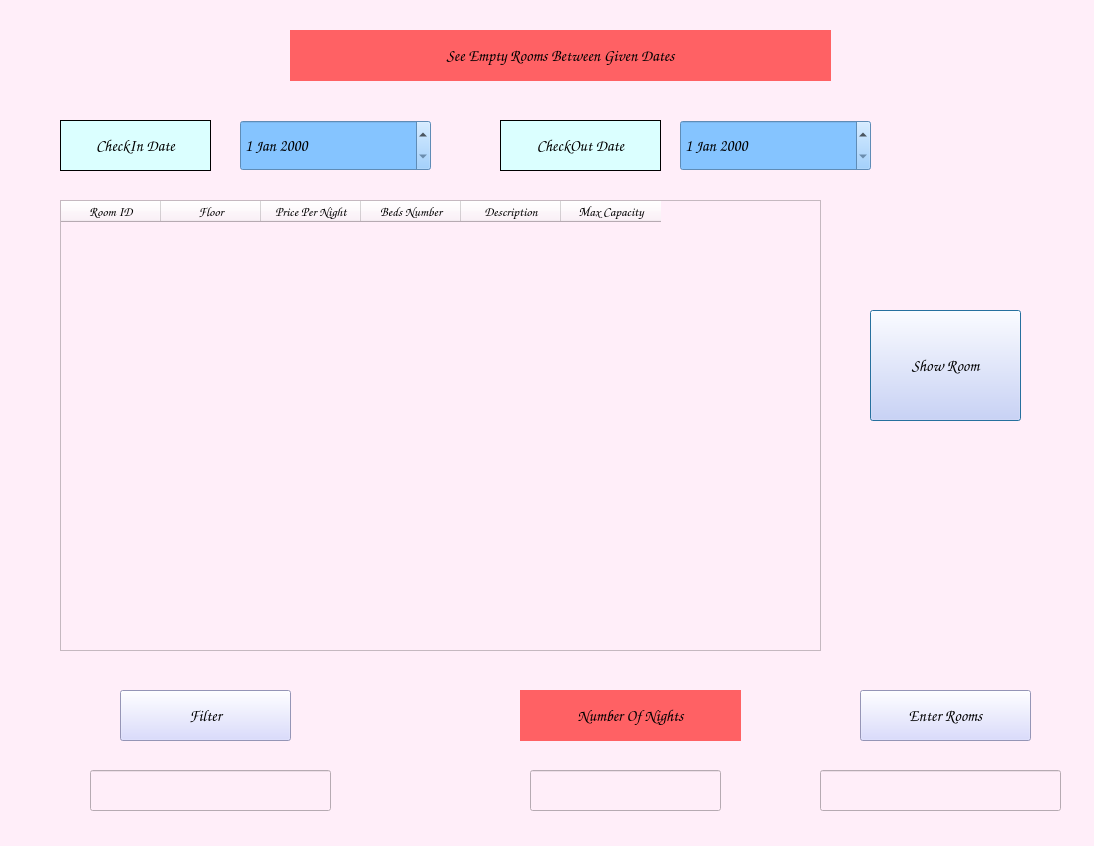
<?xml version="1.0" encoding="UTF-8"?>
<ui version="4.0">
 <class>FreeRooms</class>
 <widget class="QDialog" name="FreeRooms">
  <property name="geometry">
   <rect>
    <x>0</x>
    <y>0</y>
    <width>1094</width>
    <height>846</height>
   </rect>
  </property>
  <property name="cursor">
   <cursorShape>OpenHandCursor</cursorShape>
  </property>
  <property name="windowTitle">
   <string>Free Rooms</string>
  </property>
  <property name="styleSheet">
   <string notr="true">background-color: rgb(255, 238, 249);</string>
  </property>
  <widget class="QDateEdit" name="FreeRooms_DateEditOne">
   <property name="geometry">
    <rect>
     <x>240</x>
     <y>120</y>
     <width>191</width>
     <height>51</height>
    </rect>
   </property>
   <property name="font">
    <font>
     <family>Comic Sans MS</family>
     <pointsize>12</pointsize>
     <weight>75</weight>
     <bold>true</bold>
    </font>
   </property>
   <property name="styleSheet">
    <string notr="true">background-color: rgb(133, 196, 255);</string>
   </property>
  </widget>
  <widget class="QDateEdit" name="FreeRooms_DateEditTwo">
   <property name="geometry">
    <rect>
     <x>680</x>
     <y>120</y>
     <width>191</width>
     <height>51</height>
    </rect>
   </property>
   <property name="font">
    <font>
     <family>Comic Sans MS</family>
     <pointsize>12</pointsize>
     <weight>75</weight>
     <bold>true</bold>
    </font>
   </property>
   <property name="styleSheet">
    <string notr="true">background-color: rgb(133, 196, 255);</string>
   </property>
  </widget>
  <widget class="QLabel" name="FreeRooms_From">
   <property name="geometry">
    <rect>
     <x>60</x>
     <y>120</y>
     <width>151</width>
     <height>51</height>
    </rect>
   </property>
   <property name="font">
    <font>
     <family>Comic Sans MS</family>
     <pointsize>12</pointsize>
     <weight>75</weight>
     <bold>true</bold>
    </font>
   </property>
   <property name="cursor">
    <cursorShape>OpenHandCursor</cursorShape>
   </property>
   <property name="styleSheet">
    <string notr="true">background-color: rgb(219, 255, 255);</string>
   </property>
   <property name="frameShape">
    <enum>QFrame::Panel</enum>
   </property>
   <property name="text">
    <string>CheckIn Date</string>
   </property>
   <property name="alignment">
    <set>Qt::AlignCenter</set>
   </property>
  </widget>
  <widget class="QLabel" name="FreeRooms_To">
   <property name="geometry">
    <rect>
     <x>500</x>
     <y>120</y>
     <width>161</width>
     <height>51</height>
    </rect>
   </property>
   <property name="font">
    <font>
     <family>Comic Sans MS</family>
     <pointsize>12</pointsize>
     <weight>75</weight>
     <bold>true</bold>
    </font>
   </property>
   <property name="cursor">
    <cursorShape>OpenHandCursor</cursorShape>
   </property>
   <property name="styleSheet">
    <string notr="true">background-color: rgb(219, 255, 255);</string>
   </property>
   <property name="frameShape">
    <enum>QFrame::Panel</enum>
   </property>
   <property name="text">
    <string>CheckOut Date</string>
   </property>
   <property name="alignment">
    <set>Qt::AlignCenter</set>
   </property>
  </widget>
  <widget class="QLabel" name="SeeFreeRooms_L">
   <property name="geometry">
    <rect>
     <x>290</x>
     <y>30</y>
     <width>541</width>
     <height>51</height>
    </rect>
   </property>
   <property name="font">
    <font>
     <family>Comic Sans MS</family>
     <pointsize>12</pointsize>
     <weight>75</weight>
     <bold>true</bold>
    </font>
   </property>
   <property name="cursor">
    <cursorShape>PointingHandCursor</cursorShape>
   </property>
   <property name="styleSheet">
    <string notr="true">background-color: rgb(255, 97, 100);</string>
   </property>
   <property name="text">
    <string>See Empty Rooms Between Given Dates</string>
   </property>
   <property name="alignment">
    <set>Qt::AlignCenter</set>
   </property>
   <property name="margin">
    <number>1</number>
   </property>
  </widget>
  <widget class="QPushButton" name="SeeFreeRooms_B">
   <property name="geometry">
    <rect>
     <x>870</x>
     <y>310</y>
     <width>151</width>
     <height>111</height>
    </rect>
   </property>
   <property name="font">
    <font>
     <family>Comic Sans MS</family>
     <pointsize>12</pointsize>
     <weight>75</weight>
     <bold>true</bold>
    </font>
   </property>
   <property name="cursor">
    <cursorShape>PointingHandCursor</cursorShape>
   </property>
   <property name="styleSheet">
    <string notr="true">background-color: rgb(208, 209, 255);</string>
   </property>
   <property name="text">
    <string>Show Room</string>
   </property>
  </widget>
  <widget class="QTableWidget" name="FreeRooms_TableWidget">
   <property name="geometry">
    <rect>
     <x>60</x>
     <y>200</y>
     <width>761</width>
     <height>451</height>
    </rect>
   </property>
   <property name="cursor" stdset="0">
    <cursorShape>ClosedHandCursor</cursorShape>
   </property>
   <column>
    <property name="text">
     <string>Room ID</string>
    </property>
    <property name="font">
     <font>
      <family>Comic Sans MS</family>
      <pointsize>10</pointsize>
      <weight>75</weight>
      <bold>true</bold>
     </font>
    </property>
    <property name="textAlignment">
     <set>AlignCenter</set>
    </property>
    <property name="background">
     <color>
      <red>120</red>
      <green>105</green>
      <blue>110</blue>
     </color>
    </property>
    <property name="foreground">
     <brush brushstyle="SolidPattern">
      <color alpha="255">
       <red>0</red>
       <green>0</green>
       <blue>0</blue>
      </color>
     </brush>
    </property>
   </column>
   <column>
    <property name="text">
     <string>Floor</string>
    </property>
    <property name="font">
     <font>
      <family>Comic Sans MS</family>
      <pointsize>10</pointsize>
      <weight>75</weight>
      <bold>true</bold>
     </font>
    </property>
    <property name="textAlignment">
     <set>AlignCenter</set>
    </property>
   </column>
   <column>
    <property name="text">
     <string>Price Per Night</string>
    </property>
    <property name="font">
     <font>
      <family>Comic Sans MS</family>
      <pointsize>10</pointsize>
      <weight>75</weight>
      <bold>true</bold>
     </font>
    </property>
    <property name="textAlignment">
     <set>AlignCenter</set>
    </property>
   </column>
   <column>
    <property name="text">
     <string>Beds Number</string>
    </property>
    <property name="font">
     <font>
      <family>Comic Sans MS</family>
      <pointsize>10</pointsize>
      <weight>75</weight>
      <bold>true</bold>
     </font>
    </property>
    <property name="textAlignment">
     <set>AlignCenter</set>
    </property>
   </column>
   <column>
    <property name="text">
     <string>Description</string>
    </property>
    <property name="font">
     <font>
      <family>Comic Sans MS</family>
      <pointsize>10</pointsize>
      <weight>75</weight>
      <bold>true</bold>
     </font>
    </property>
    <property name="textAlignment">
     <set>AlignCenter</set>
    </property>
   </column>
   <column>
    <property name="text">
     <string>Max Capacity</string>
    </property>
    <property name="font">
     <font>
      <family>Comic Sans MS</family>
      <pointsize>10</pointsize>
      <weight>75</weight>
      <bold>true</bold>
     </font>
    </property>
    <property name="textAlignment">
     <set>AlignCenter</set>
    </property>
   </column>
  </widget>
  <widget class="QLineEdit" name="FreeRooms_Search_LE">
   <property name="geometry">
    <rect>
     <x>90</x>
     <y>770</y>
     <width>241</width>
     <height>41</height>
    </rect>
   </property>
   <property name="font">
    <font>
     <family>Comic Sans MS</family>
     <pointsize>12</pointsize>
     <weight>75</weight>
     <bold>true</bold>
    </font>
   </property>
  </widget>
  <widget class="QPushButton" name="FreeRooms_Filter_PB">
   <property name="geometry">
    <rect>
     <x>120</x>
     <y>690</y>
     <width>171</width>
     <height>51</height>
    </rect>
   </property>
   <property name="font">
    <font>
     <family>Comic Sans MS</family>
     <pointsize>12</pointsize>
     <weight>75</weight>
     <bold>true</bold>
    </font>
   </property>
   <property name="cursor">
    <cursorShape>PointingHandCursor</cursorShape>
   </property>
   <property name="styleSheet">
    <string notr="true">background-color: rgb(208, 209, 255);</string>
   </property>
   <property name="text">
    <string>Filter</string>
   </property>
  </widget>
  <widget class="QLineEdit" name="FreeRooms_Enter_RoomID_LE">
   <property name="geometry">
    <rect>
     <x>820</x>
     <y>770</y>
     <width>241</width>
     <height>41</height>
    </rect>
   </property>
   <property name="font">
    <font>
     <family>Comic Sans MS</family>
     <pointsize>12</pointsize>
     <weight>75</weight>
     <bold>true</bold>
    </font>
   </property>
  </widget>
  <widget class="QPushButton" name="FreeRooms_Reserved_PB">
   <property name="geometry">
    <rect>
     <x>860</x>
     <y>690</y>
     <width>171</width>
     <height>51</height>
    </rect>
   </property>
   <property name="font">
    <font>
     <family>Comic Sans MS</family>
     <pointsize>12</pointsize>
     <weight>75</weight>
     <bold>true</bold>
    </font>
   </property>
   <property name="cursor">
    <cursorShape>PointingHandCursor</cursorShape>
   </property>
   <property name="styleSheet">
    <string notr="true">background-color: rgb(208, 209, 255);</string>
   </property>
   <property name="text">
    <string>Enter Rooms</string>
   </property>
  </widget>
  <widget class="QLineEdit" name="FreeRooms_Enter_NumberOfNight_LE">
   <property name="geometry">
    <rect>
     <x>530</x>
     <y>770</y>
     <width>191</width>
     <height>41</height>
    </rect>
   </property>
   <property name="font">
    <font>
     <family>Comic Sans MS</family>
     <pointsize>12</pointsize>
     <weight>75</weight>
     <bold>true</bold>
    </font>
   </property>
  </widget>
  <widget class="QLabel" name="SeeFreeRooms_NumberOfNight_L">
   <property name="geometry">
    <rect>
     <x>520</x>
     <y>690</y>
     <width>221</width>
     <height>51</height>
    </rect>
   </property>
   <property name="font">
    <font>
     <family>Comic Sans MS</family>
     <pointsize>12</pointsize>
     <weight>75</weight>
     <bold>true</bold>
    </font>
   </property>
   <property name="cursor">
    <cursorShape>OpenHandCursor</cursorShape>
   </property>
   <property name="styleSheet">
    <string notr="true">background-color: rgb(255, 97, 100);</string>
   </property>
   <property name="text">
    <string>Number Of Nights</string>
   </property>
   <property name="alignment">
    <set>Qt::AlignCenter</set>
   </property>
   <property name="margin">
    <number>1</number>
   </property>
  </widget>
 </widget>
 <resources/>
 <connections/>
</ui>
